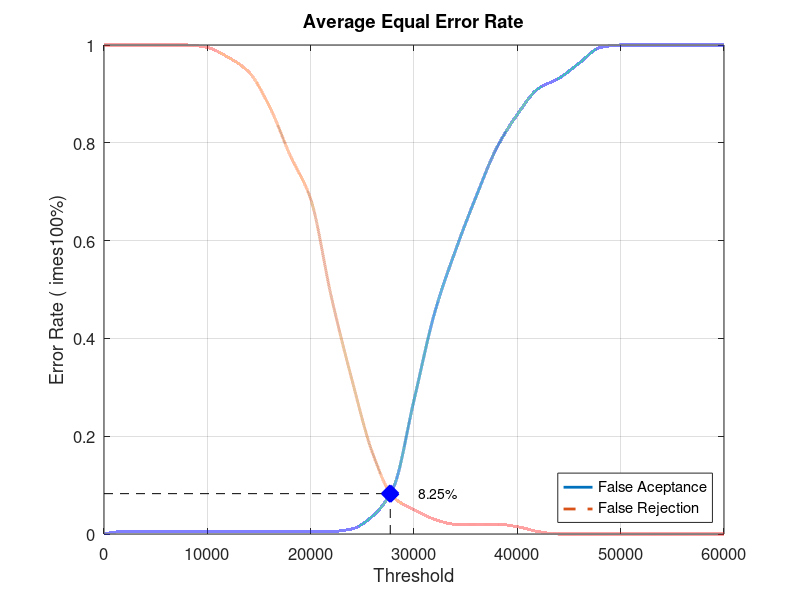
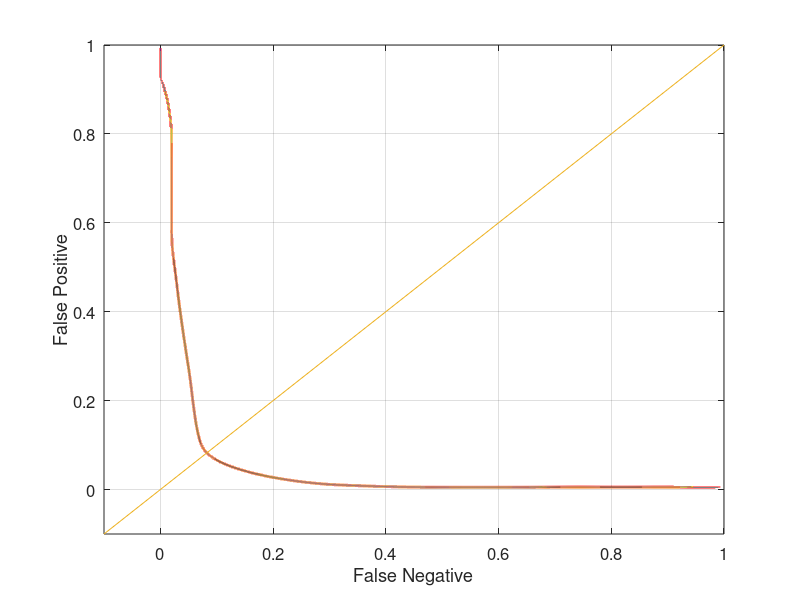

The MATLAB source for these figures, in order:
close all;
clear;
clc;
x = 0:2000:60000;
xq = 0:0.5:60000;

y0 = [0 0.00526316 0.00526316 0.00526316 0.00526316 0.00526316 0.00526316 0.00526316 0.00526316 0.00526316 0.00526316 0.00526316 0.0105263 0.0368421 0.0947368 0.273684 0.452632 0.578947 0.689474 0.789474 0.857895 0.910526 0.931579 0.963158 0.994737 1 1 1 1 1 1]
yy0 = interp1(x, y0, xq, 'pchip');
y1 = [1 1 1 1 1 0.995 0.975 0.945 0.875 0.775 0.685 0.485 0.315 0.165 0.075 0.05 0.03 0.02 0.02 0.02 0.015 0.005 0 0 0 0 0 0 0 0 0]
yy1 = interp1(x, y1, xq, 'pchip');

% Calculating EER: 
y2 = abs(y0 - y1);
find(y2 == min(y2))
yy2 = abs(yy0 - yy1);
xEER = find(yy2 == min(yy2));
xEERIndex = xq(xEER) % X-axis EER
yEER = yy0(xEER) % Y-axis EER

main = figure
plot(xq, yy0,'-','LineWidth', 2);	hold on
plot(xq, yy1,'--','LineWidth', 2);	hold on
plot([xEERIndex xEERIndex], [0 yEER], 'k--');	hold on
plot([0 xEERIndex], [yEER yEER], 'k--');	hold on
plot(xEERIndex, yEER, 'bx', 'LineWidth', 10);	hold on
text(xEERIndex + 10 * xEERIndex / 100, yEER, [num2str(round((10000 * yEER)) / 100) '%'])
legend('False Aceptance', 'False Rejection', 'Location', 'SouthEast')
xlabel('Threshold')
ylabel('Error Rate (	imes100%)')
title('Average Equal Error Rate')
set(gca, 'FontSize', 12)
axis([0 60000 0 1])
grid on

print(main, 'Database2_1Main', '-dpng');
FNRxFPR = figure('Color', [1 1 1]);
plot(yy1, yy0, '-', yy1, yy0, 'LineWidth', 2);
hold on
y = -0.1:0.1:1
plot(y, y); 
set(gca, 'FontSize', 12)
xlabel('False Negative')
ylabel('False Positive')
axis([-0.1 1 -0.1 1])
set(gca, 'FontSize', 12)
grid on

print(FNRxFPR, 'Database2_1FNRxFPR','-dpng');
